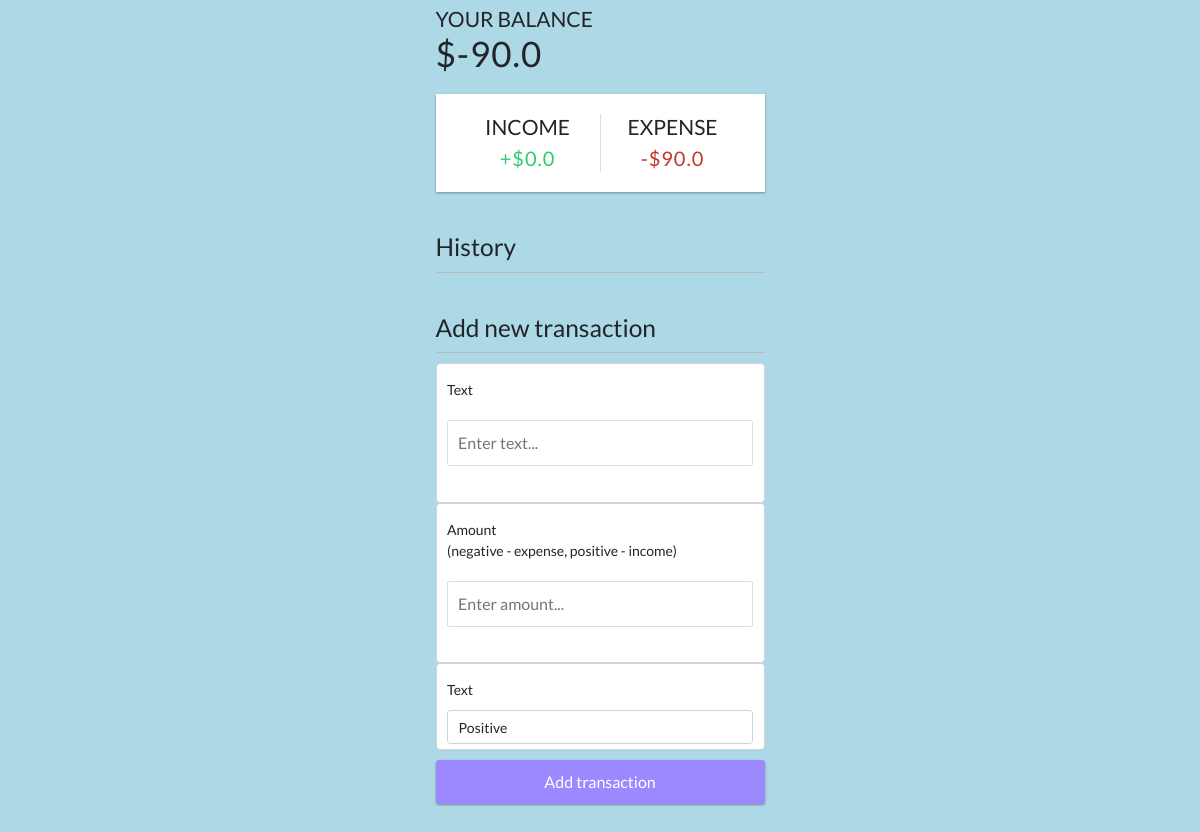
Page /expense/ (signed in) on the earlier database version.
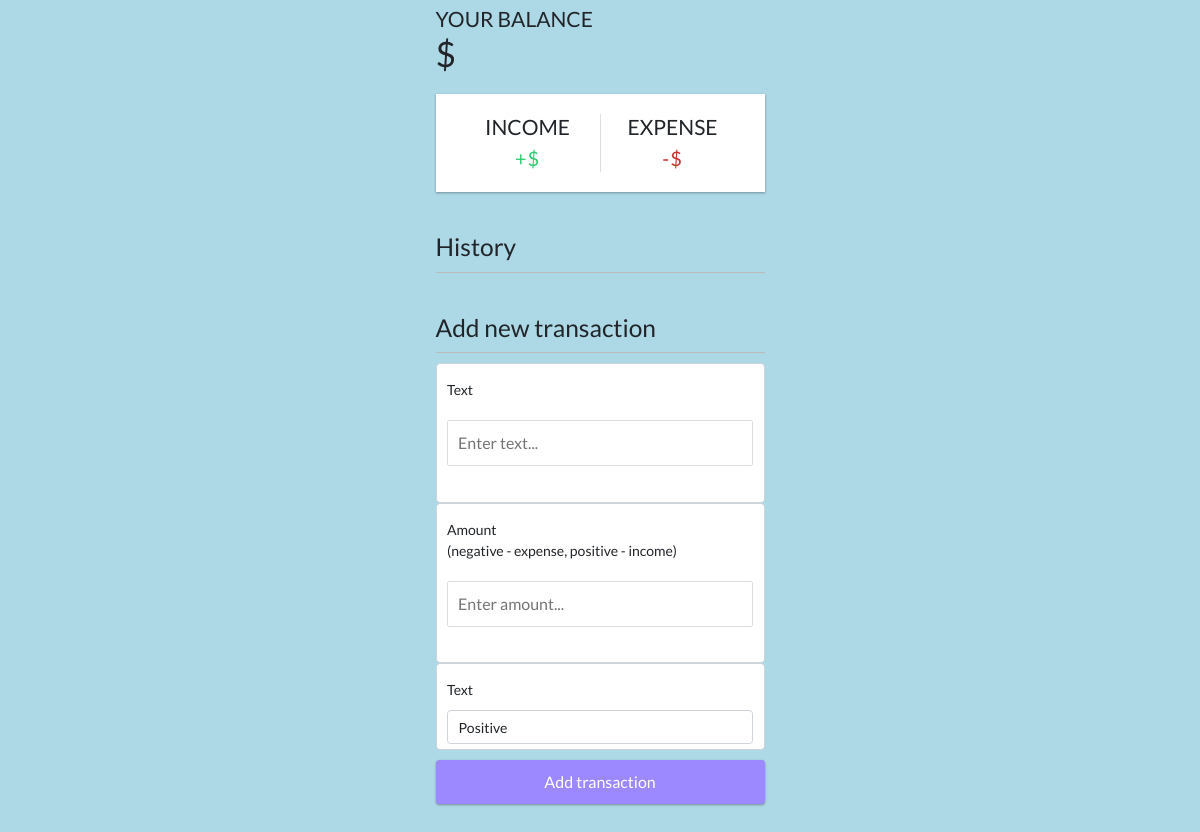
Same page on the later database version.
### home/models.py (models this page shows)
class Profile(models.Model):
    user = models.ForeignKey(User , on_delete=models.CASCADE)
    income = models.FloatField()
    expenses = models.FloatField( default=0)
    pos = models.FloatField(default=0)
    neg = models.FloatField(default=0)
    balance = models.FloatField(default=0,blank = True, null=True)

### home/views.py (the view)
# urls.py: 2. Add a URL to urlpatterns:  path('', views.home, name='home')
def home(request):
    user=request.user
    print(user)
    profile = Profile.objects.filter(user = request.user).first()
    print(Profile.objects.filter(user = request.user).first())
    if request.method == 'POST':
        text = request.POST.get('text')
        amount = request.POST.get('amount')
        expense_type = request.POST.get('expense_type')
        print(text)
        print(expense_type)
        expense = Expense(name = text ,amount = amount , expense_type = expense_type , user = request.user)
        expense.save()
        if expense_type == 'Positive':
            print(amount)
            profile.balance += float(amount)
            profile.pos+=float(amount)
        else:
            profile.expenses += float(amount)
            profile.balance -= float(amount)
            profile.neg+=float(amount)
        profile.save()
        return HttpResponse('done')
    else:
        print(profile)
        return render(request,'home.html',{'profile': profile,'mode':True})

### home/templates/home.html (shortened to what this page needs)
{% extends "base.html" %}
{% load static %}
{% block title %}
  <link href="https://cdn.jsdelivr.net/npm/bootstrap@5.1.3/dist/css/bootstrap.min.css" rel="stylesheet">
  {% if mode %}
  <link rel="stylesheet" href="{% static 'style.css'%}"/>
  <link rel="stylesheet" href="{% static 'dark.css'%}"/>
  {% endif %}
{% endblock %}
{% block content %}
<div class="container">
    <h4> Your Balance</h4>
    <h1 id="balance">${{profile.balance}}
    </h1>
    <div class="inc-exp-container">
        <div>
            <h4>Income</h4>
            <p id="money-plus" class="money plus">+${{profile.income}}</p>
        </div>
        <div>
            <h4>Expense</h4>
            <p id="money-minus" class="money minus">-${{profile.expenses}}</p>
        </div>
    </div>
    <h3>History</h3>
    <h3>Add new transaction</h3>
    <form id="form" method="POST">
        <div class="form-control">
            <label for="text">Text</label>
            <input type="text" required name="text" id="text" placeholder="Enter text... " />
        </div>
        <div class="form-control">
            <label for="amount"> Amount <br />
                (negative - expense, positive - income) </label>
            <input type="number" required name="amount" id="amount" placeholder="Enter amount..." />
        </div>
        <div class="form-control">
            <label for="text">Text</label>
            <select required name="expense_type" , class="form-control">
                <option value="Positive"> Positive </option>
            </select>
        </div>
        <button class="btn" type="submit">Add transaction</button>
    </form>
</div>
{% endblock %}

### home/templates/base.html (shortened to what this page needs)
{% load static %}
<!DOCTYPE html>
<html lang="en">
<head>
    <link rel="stylesheet" type='text/css' href="https://cdnjs.cloudflare.com/ajax/libs/semantic-ui/2.2.14/semantic.min.css">
    <link rel="stylesheet" href="https://cdnjs.cloudflare.com/ajax/libs/Chart.js/2.8.0/Chart.min.css" />
    {% block title %}{% endblock %}
</head>
<body>
   {% block content %}
   {% endblock %}
</body>
</html>

### static/style.css (style rules this page uses)
:root { --box-shadow: 0 1px 3px rgba(0,0,0,0.12), 0 1px 2px rgba(0 ,0,0,0.24); }
* { box-sizing: border-box; }
body { background-color: #f7f7f7; display: flex; flex-direction: column; align-items: center; justify-content: center; min-height: 100vh; margin: 0; font-family: 'Lato',sans-serif; }
.container { margin: 30px auto; width: 350px; }
h1 { letter-spacing: 1px; margin: 0; }
h3 { border-bottom: 1px solid #bbb; padding-bottom: 10px; margin: 40px 0 10px; }
h4 { margin: 0; text-transform: uppercase; }
.inc-exp-container { background-color: #fff; box-shadow: var(--box-shadow); padding: 20px; display: flex; justify-content: space-between; margin: 20px 0; }
.inc-exp-container > div { flex: 1; text-align: center; }
.inc-exp-container > div:first-of-type { border-right: 1px solid #dedede; }
.money { font-size: 20px; letter-spacing: 1px; margin: 5px 0; }
.money.plus { color: #2ecc71; }
.money.minus { color: #c0392b; }
label { display: inline-block; margin: 10px 0; }
input[type='text'],input[type = 'number'] { border: 1px solid #dedede; border-radius: 2px; display: block; font-size: 16px; margin: 10px 0 30px; padding: 10px; width: 100%; }
.btn { cursor: pointer; background-color: #9c88ff; box-shadow: var(--box-shadow); color: #fff; border: 0; display: block; font-size: 16px; margin: 10px 0 30px; padding: 10px; width: 100%; }

### static/dark.css (style rules this page uses)
body { background-color:lightblue; }

Differences in the rows shown:
removed Profile: balance "-90.0", income "0.0", expenses "90.0"
